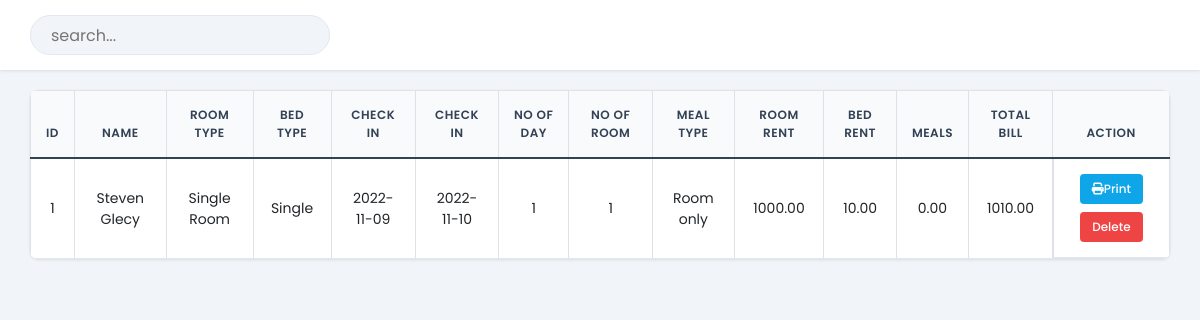
Screenshot of /admin/payment.php with the database file from the repository.
### tables this page shows
CREATE TABLE `payment` (
  `id` int(30) NOT NULL AUTO_INCREMENT,
  `Name` varchar(30) NOT NULL,
  `Email` varchar(30) NOT NULL,
  `RoomType` varchar(30) NOT NULL,
  `Bed` varchar(30) NOT NULL,
  `NoofRoom` int(30) NOT NULL,
  `cin` date NOT NULL,
  `cout` date NOT NULL,
  `noofdays` int(30) NOT NULL,
  `roomtotal` double(8,2) NOT NULL,
  `bedtotal` double(8,2) NOT NULL,
  `meal` varchar(30) NOT NULL,
  `mealtotal` double(8,2) NOT NULL,
  `finaltotal` double(8,2) NOT NULL,
  `booking_id` int(10) DEFAULT NULL,
  PRIMARY KEY (`id`),
  KEY `fk_payment_roombook` (`booking_id`),
  CONSTRAINT `fk_payment_roombook` FOREIGN KEY (`booking_id`) REFERENCES `roombook` (`id`) ON DELETE SET NULL ON UPDATE CASCADE
);

### admin/payment.php (the view, shortened to what this page needs)
<?php
    include '../config.php';
?>
<!DOCTYPE html>
<html lang="en">
<head>
    <link href="https://cdn.jsdelivr.net/npm/bootstrap@5.0.2/dist/css/bootstrap.min.css" rel="stylesheet">
    <link rel="stylesheet" href="https://cdnjs.cloudflare.com/ajax/libs/font-awesome/6.2.0/css/all.min.css"/>
	<link rel="stylesheet" href="css/roombook.css">
</head>
<body>
	<div class="searchsection">
        <input type="text" name="search_bar" id="search_bar" placeholder="search..." onkeyup="searchFun()">
    </div>
    <div class="roombooktable" class="table-responsive-xl">
        <?php
            $paymanttablesql = "SELECT * FROM payment";
            $paymantresult = mysqli_query($conn, $paymanttablesql);
        ?>
        <table class="table table-bordered" id="table-data">
            <thead>
                <tr>
                    <th scope="col">Id</th>
                    <th scope="col">Name</th>
                    <th scope="col">Room Type</th>
                    <th scope="col">Bed Type</th>
                    <th scope="col">Check In</th>
                    <th scope="col">Check In</th>
					<th scope="col">No of Day</th>
                    <th scope="col">No of Room</th>
					<th scope="col">Meal Type</th>
                    <th scope="col">Room Rent</th>
                    <th scope="col">Bed Rent</th>
                    <th scope="col">Meals</th>
					<th scope="col">Total Bill</th>
                    <th scope="col">Action</th>
                </tr>
            </thead>
            <tbody>
            <?php
            while ($res = mysqli_fetch_array($paymantresult)) {
            ?>
                <tr>
                    <td><?php echo $res['id'] ?></td>
                    <td><?php echo $res['Name'] ?></td>
                    <td><?php echo $res['RoomType'] ?></td>
                    <td><?php echo $res['Bed'] ?></td>
					<td><?php echo $res['cin'] ?></td>
                    <td><?php echo $res['cout'] ?></td>
					<td><?php echo $res['noofdays'] ?></td>
                    <td><?php echo $res['NoofRoom'] ?></td>
                    <td><?php echo $res['meal'] ?></td>
                    <td><?php echo $res['roomtotal'] ?></td>
					<td><?php echo $res['bedtotal'] ?></td>
					<td><?php echo $res['mealtotal'] ?></td>
					<td><?php echo $res['finaltotal'] ?></td>
                    <td class="action">
                        <a href="invoiceprint.php?id= <?php echo $res['id']?>"><button class="btn btn-primary"><i class="fa-solid fa-print"></i>Print</button></a>
						<a href="paymantdelete.php?id=<?php echo $res['id']?>"><button class="btn btn-danger">Delete</button></a>
                    </td>
                </tr>
            <?php
            }
            ?>
            </tbody>
        </table>
    </div>
</body>
</html>

### admin/css/roombook.css (style rules this page uses)
:root { --primary-color: #0ea5e9; --primary-hover: #0284c7; --success-color: #10b981; --danger-color: #ef4444; --bg-color: #f1f5f9; --card-bg: #ffffff; --text-color: #334155; --border-color: #e2e8f0; --shadow-sm: 0 1px 3px rgba(0,0,0,0.1); --radius: 8px; }
body { background-color: var(--bg-color); font-family: 'Poppins', sans-serif; color: var(--text-color); margin: 0; padding: 0; }
.searchsection { height: 70px; width: 100%; display: flex; justify-content: space-between; align-items: center; background-color: var(--card-bg); padding: 0 30px; box-shadow: var(--shadow-sm); position: fixed; top: 0; z-index: 500; }
#search_bar { height: 40px; width: 300px; border: 1px solid var(--border-color); background-color: var(--bg-color); padding-left: 20px; border-radius: 20px; outline: none; transition: all 0.3s; }
.roombooktable { margin-top: 90px; padding: 0 30px 30px 30px; width: 100%; }
.table { background-color: var(--card-bg); border-radius: var(--radius); overflow: hidden; box-shadow: var(--shadow-sm); border-collapse: collapse; width: 100%; }
.table thead th { background-color: #f8fafc; color: var(--text-color); font-weight: 600; text-transform: uppercase; font-size: 12px; letter-spacing: 0.5px; padding: 15px; border-bottom: 2px solid var(--border-color); text-align: center; }
.table tbody td { padding: 15px; border-bottom: 1px solid var(--border-color); text-align: center; vertical-align: middle; font-size: 14px; }
.action { display: flex; justify-content: center; gap: 8px; flex-wrap: wrap; }
.action button { border: none; border-radius: 4px; padding: 6px 12px; font-size: 12px; font-weight: 500; cursor: pointer; transition: 0.2s; color: white; }
.action .btn-primary { background-color: var(--primary-color); }
.action .btn-danger { background-color: var(--danger-color); }

### rows the page displays
payment: id "1", Name "Steven Glecy", RoomType "Single Room", Bed "Single", cin "2022-11-09", cout "2022-11-10", noofdays "1", NoofRoom "1", meal "Room only", roomtotal "1000.00", bedtotal "10.00", mealtotal "0.00", finaltotal "1010.00"
